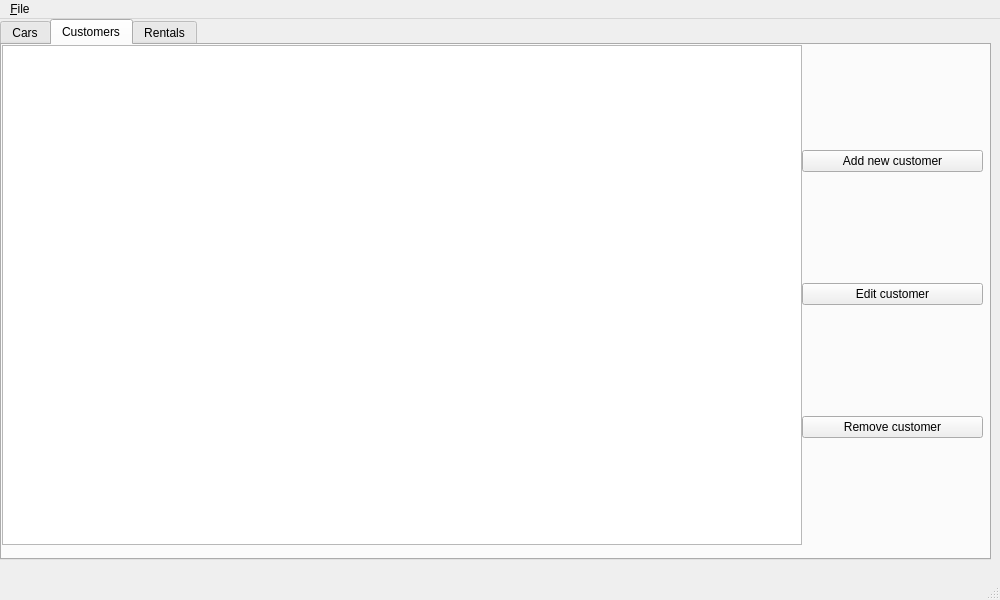
<?xml version="1.0" encoding="UTF-8"?>
<ui version="4.0">
 <class>MainWindow</class>
 <widget class="QMainWindow" name="MainWindow">
  <property name="geometry">
   <rect>
    <x>0</x>
    <y>0</y>
    <width>1000</width>
    <height>600</height>
   </rect>
  </property>
  <property name="windowTitle">
   <string>ShiftHappens</string>
  </property>
  <widget class="QWidget" name="centralwidget">
   <widget class="QTabWidget" name="tabWidget">
    <property name="geometry">
     <rect>
      <x>0</x>
      <y>0</y>
      <width>991</width>
      <height>541</height>
     </rect>
    </property>
    <property name="currentIndex">
     <number>1</number>
    </property>
    <widget class="QWidget" name="Cars">
     <attribute name="title">
      <string>Cars</string>
     </attribute>
     <widget class="QTableView" name="tableView_cars">
      <property name="geometry">
       <rect>
        <x>0</x>
        <y>0</y>
        <width>800</width>
        <height>500</height>
       </rect>
      </property>
      <property name="editTriggers">
       <set>QAbstractItemView::NoEditTriggers</set>
      </property>
     </widget>
     <widget class="QWidget" name="verticalLayoutWidget">
      <property name="geometry">
       <rect>
        <x>800</x>
        <y>0</y>
        <width>181</width>
        <height>501</height>
       </rect>
      </property>
      <layout class="QVBoxLayout" name="verticalLayout">
       <item>
        <widget class="QPushButton" name="addCarB">
         <property name="text">
          <string>Add new car</string>
         </property>
        </widget>
       </item>
       <item>
        <widget class="QPushButton" name="editCarB">
         <property name="text">
          <string>Edit car</string>
         </property>
        </widget>
       </item>
       <item>
        <widget class="QPushButton" name="removeCarB">
         <property name="text">
          <string>Remove car</string>
         </property>
        </widget>
       </item>
      </layout>
     </widget>
    </widget>
    <widget class="QWidget" name="tab_3">
     <attribute name="title">
      <string>Customers</string>
     </attribute>
     <widget class="QTableView" name="tableView_customers">
      <property name="geometry">
       <rect>
        <x>0</x>
        <y>0</y>
        <width>800</width>
        <height>500</height>
       </rect>
      </property>
      <property name="editTriggers">
       <set>QAbstractItemView::NoEditTriggers</set>
      </property>
     </widget>
     <widget class="QWidget" name="verticalLayoutWidget_2">
      <property name="geometry">
       <rect>
        <x>800</x>
        <y>0</y>
        <width>181</width>
        <height>501</height>
       </rect>
      </property>
      <layout class="QVBoxLayout" name="verticalLayout_2">
       <item>
        <widget class="QPushButton" name="addCustB">
         <property name="text">
          <string>Add new customer</string>
         </property>
        </widget>
       </item>
       <item>
        <widget class="QPushButton" name="editCustB">
         <property name="text">
          <string>Edit customer</string>
         </property>
        </widget>
       </item>
       <item>
        <widget class="QPushButton" name="removeCustB">
         <property name="text">
          <string>Remove customer</string>
         </property>
        </widget>
       </item>
      </layout>
     </widget>
    </widget>
    <widget class="QWidget" name="tab_2">
     <attribute name="title">
      <string>Rentals</string>
     </attribute>
     <widget class="QTableView" name="tableView_rentals">
      <property name="geometry">
       <rect>
        <x>0</x>
        <y>0</y>
        <width>800</width>
        <height>500</height>
       </rect>
      </property>
     </widget>
     <widget class="QWidget" name="verticalLayoutWidget_3">
      <property name="geometry">
       <rect>
        <x>800</x>
        <y>0</y>
        <width>181</width>
        <height>501</height>
       </rect>
      </property>
      <layout class="QVBoxLayout" name="verticalLayout_3">
       <item>
        <widget class="QPushButton" name="newAssignB">
         <property name="text">
          <string>New assignment</string>
         </property>
        </widget>
       </item>
       <item>
        <widget class="QPushButton" name="remAssignB">
         <property name="text">
          <string>Remove assignment</string>
         </property>
        </widget>
       </item>
      </layout>
     </widget>
    </widget>
   </widget>
  </widget>
  <widget class="QMenuBar" name="menubar">
   <property name="geometry">
    <rect>
     <x>0</x>
     <y>0</y>
     <width>1000</width>
     <height>26</height>
    </rect>
   </property>
   <widget class="QMenu" name="menuFile">
    <property name="title">
     <string>&amp;File</string>
    </property>
    <widget class="QMenu" name="menu_Import">
     <property name="title">
      <string>&amp;Import</string>
     </property>
     <addaction name="actionImport_customers"/>
     <addaction name="actionImport_cars"/>
     <addaction name="separator"/>
     <addaction name="actionCreate_templates"/>
    </widget>
    <widget class="QMenu" name="menu_Export">
     <property name="title">
      <string>&amp;Export</string>
     </property>
     <addaction name="actionExport_customers"/>
     <addaction name="actionExport_cars"/>
     <addaction name="separator"/>
     <addaction name="actionExport_all"/>
    </widget>
    <addaction name="menu_Import"/>
    <addaction name="menu_Export"/>
    <addaction name="actionExit"/>
   </widget>
   <addaction name="menuFile"/>
  </widget>
  <widget class="QStatusBar" name="statusbar"/>
  <action name="actionExit">
   <property name="text">
    <string>E&amp;xit</string>
   </property>
  </action>
  <action name="actionImport_customers">
   <property name="text">
    <string>Import customers</string>
   </property>
  </action>
  <action name="actionImport_cars">
   <property name="text">
    <string>Import cars</string>
   </property>
  </action>
  <action name="actionCreate_templates">
   <property name="text">
    <string>Create templates</string>
   </property>
  </action>
  <action name="actionExport_customers">
   <property name="text">
    <string>Export customers</string>
   </property>
  </action>
  <action name="actionExport_cars">
   <property name="text">
    <string>Export cars</string>
   </property>
  </action>
  <action name="actionExport_all">
   <property name="text">
    <string>Export all</string>
   </property>
  </action>
 </widget>
 <resources/>
 <connections/>
</ui>
